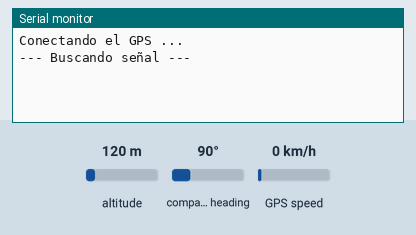
Simulated run of this sketch. Board: Arduino Uno, built with avr-gcc and run on an emulated ATmega328P. On the bench: the last lines printed to the serial monitor. The inputs (shaded band) are chosen by the test bench; at power-on: altitude 120 m, compass heading 90°, GPS speed 0 km/h. The GPS gets a fix after 3 s at 37.7749, -122.4194 with 8 satellites.

Above: at 1.2 s.
1.3 s: altitude set to 250 m
At 3.4 s:
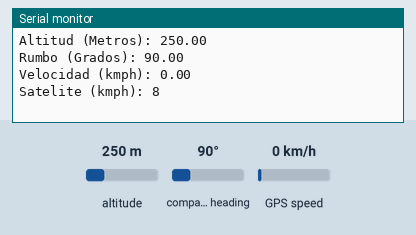
4.5 s: compass heading set to 7°
At 5.8 s:
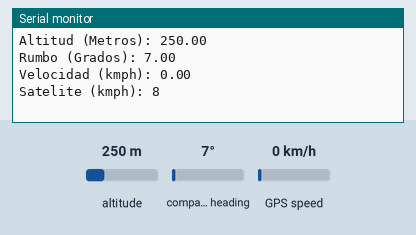
6.0 s: GPS speed set to 2 km/h
At 6.8 s:
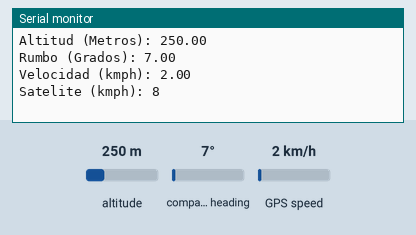

Measured:
- after the input at 1.3 s, the serial monitor: prints a new line after 1.7 s (image 1)
- after the input at 4.5 s, the serial monitor: prints a new line after 0.54 s (image 2)
- after the input at 6.0 s, the serial monitor: prints a new line at once (image 3)

The sketch:

gps.ino
```cpp
// Librerias
#include <SoftwareSerial.h>
#include <TinyGPS.h>

// Variables
TinyGPS gps;
SoftwareSerial serialgps(3,4);  //pin 3(tx del gps)   pin 4(rx del gps)

int year;
byte month, day, hour, minute, second, hundredths;
unsigned long chars;
unsigned short sentences, failed_checksum;


void setup() {
  // put your setup code here, to run once:
  Serial.begin(115200);
  serialgps.begin(9600);

  Serial.println("");
  Serial.println("Conectando el GPS ...");
  Serial.println("--- Buscando señal ---");
  Serial.println("");


}

void loop() {
  // put your main code here, to run repeatedly:
  while(serialgps.available())
  {
    int c = serialgps.read();
    if(gps.encode(c))
    {
      float latitud, longitud;
      gps.f_get_position(&latitud, &longitud);
      Serial.print("Latitud / Longitud");
      Serial.print(latitud,5);
      Serial.print(", ");
      Serial.print(longitud,5);

      gps.crack_datetime(&year, &month, &day, &hour, &minute, &second, &hundredths);
        Serial.print("Feha:"); Serial.print(day, DEC);  Serial.print("/");
        Serial.print(month, DEC);  Serial.print("/");  Serial.print(year);
        Serial.print("Hora:"); Serial.print(hour, DEC);  Serial.print(":");
        Serial.print(minute, DEC); Serial.print(hour, DEC);  Serial.print(":");
        Serial.print(minute, DEC); Serial.print(":");  Serial.print(second, DEC);
        Serial.print(":"); Serial.println(hundredths, DEC);
        Serial.print("Altitud (Metros): "); Serial.println(gps.f_altitude());
          Serial.print("Rumbo (Grados): "); Serial.println(gps.f_course());
          Serial.print("Velocidad (kmph): "); Serial.println(gps.f_speed_kmph());
          Serial.print("Satelite (kmph): "); Serial.println(gps.satellites());
          Serial.println();
          gps.stats(&chars, &sentences, &failed_checksum);


    }
  }

}
```
